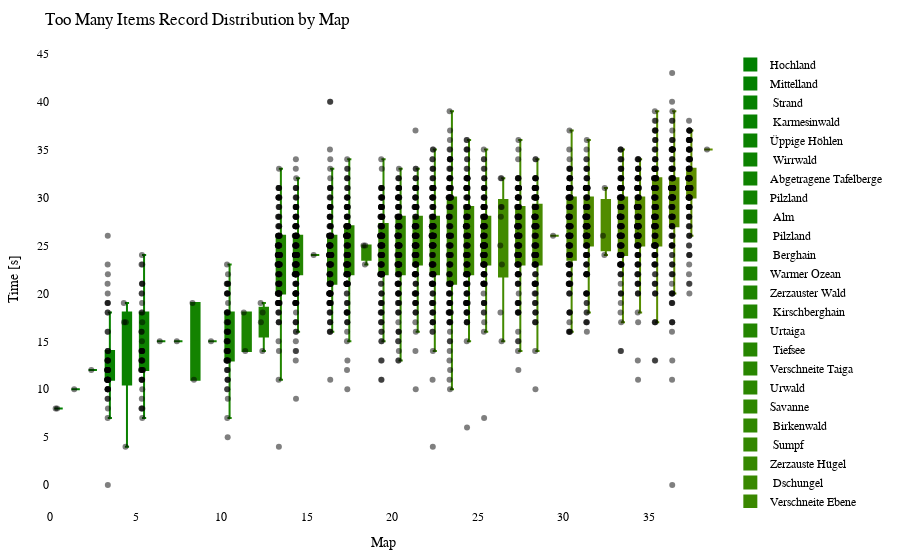

The notebook cell this image was saved under:
### Code cell
import plotly.graph_objects as go
import plotly.io as pio

df = getRecordsDataframe(minigame="Sammelwahn")

# sort df columns by mean value 
df = df.reindex(df.mean().sort_values().index, axis=1)

# drop sum column
df = df.drop(columns=["Sum"])

# remove "Punkte" from all columns
df.columns = df.columns.str.replace('Punkte', '')

cmap = LinearSegmentedColormap.from_list("green_orange", ["green", "orange"])
colors = [to_hex(cmap(i / (num_columns - 1))) for i in range(num_columns)]

# Calculate the offset for centering the data points
num_columns = len(df.columns)
offset = 0.5

# Create a Swarm plot using Plotly
fig = go.Figure()

for i, (column, color) in enumerate(zip(df.columns, colors)):
    x_values = [i + offset] * len(df[column])  # Adjust x-values with offset for horizontal centering
    fig.add_trace(go.Box(x=x_values,
                         y=df[column],
                         name=column,
                         boxpoints='all',
                         pointpos=-0.5,  # Adjust point position to prevent overlapping
                         marker=dict(color='rgba(0,0,0,0.5)', size=6),  # Adjust marker color and size
                         line=dict(color=color),
                         fillcolor=color,
                         hovertext=df_to_html.index,
                         hoverinfo='name+text+y',
                         showlegend=True))

fig.update_layout(title="Too Many Items Record Distribution by Map",
                  xaxis=dict(title="Map"),
                  yaxis=dict(title="Time [s]"),
                  showlegend=True,
                  font=dict(family="Arial", size=12, color="black"),  # Customize font
                  plot_bgcolor="white",  # Set background color
                  margin=dict(l=50, r=50, t=50, b=50),  # Adjust margins for better layout
                  )

pio.show(fig)

pio.write_html(fig, "out/sammel_swarm_plot.html")

### Figure 1 — Plotly figure (JSON) as saved in the notebook; plotly's stock layout.template omitted (floating-point values rounded to 4 significant figures; data arrays with more than 128 entries replaced by an {"elided": "..."} marker saying what was removed)
{"data": [{"boxpoints": "all", "fillcolor": "#008000", "hoverinfo": "name+text+y", "hovertext": {"elided": "155 str values"}, "line": {"color": "#008000"}, "marker": {"color": "rgba(0,0,0,0.5)", "size": 6}, "name": "Hochland", "pointpos": -0.5, "showlegend": true, "type": "box", "x": {"elided": "155 float values"}, "y": {"elided": "155 int values"}}, {"boxpoints": "all", "fillcolor": "#028000", "hoverinfo": "name+text+y", "hovertext": {"elided": "155 str values"}, "line": {"color": "#028000"}, "marker": {"color": "rgba(0,0,0,0.5)", "size": 6}, "name": "Mittelland", "pointpos": -0.5, "showlegend": true, "type": "box", "x": {"elided": "155 float values"}, "y": {"elided": "155 int values"}}, {"boxpoints": "all", "fillcolor": "#058100", "hoverinfo": "name+text+y", "hovertext": {"elided": "155 str values"}, "line": {"color": "#058100"}, "marker": {"color": "rgba(0,0,0,0.5)", "size": 6}, "name": " Strand", "pointpos": -0.5, "showlegend": true, "type": "box", "x": {"elided": "155 float values"}, "y": {"elided": "155 int values"}}, {"boxpoints": "all", "fillcolor": "#078100", "hoverinfo": "name+text+y", "hovertext": {"elided": "155 str values"}, "line": {"color": "#078100"}, "marker": {"color": "rgba(0,0,0,0.5)", "size": 6}, "name": " Karmesinwald", "pointpos": -0.5, "showlegend": true, "type": "box", "x": {"elided": "155 float values"}, "y": {"elided": "155 int values"}}, {"boxpoints": "all", "fillcolor": "#0a8100", "hoverinfo": "name+text+y", "hovertext": {"elided": "155 str values"}, "line": {"color": "#0a8100"}, "marker": {"color": "rgba(0,0,0,0.5)", "size": 6}, "name": "Üppige Höhlen", "pointpos": -0.5, "showlegend": true, "type": "box", "x": {"elided": "155 float values"}, "y": {"elided": "155 int values"}}, {"boxpoints": "all", "fillcolor": "#0c8200", "hoverinfo": "name+text+y", "hovertext": {"elided": "155 str values"}, "line": {"color": "#0c8200"}, "marker": {"color": "rgba(0,0,0,0.5)", "size": 6}, "name": " Wirrwald", "pointpos": -0.5, "showlegend": true, "type": "box", "x": {"elided": "155 float values"}, "y": {"elided": "155 int values"}}, {"boxpoints": "all", "fillcolor": "#0f8200", "hoverinfo": "name+text+y", "hovertext": {"elided": "155 str values"}, "line": {"color": "#0f8200"}, "marker": {"color": "rgba(0,0,0,0.5)", "size": 6}, "name": "Abgetragene Tafelberge", "pointpos": -0.5, "showlegend": true, "type": "box", "x": {"elided": "155 float values"}, "y": {"elided": "155 int values"}}, {"boxpoints": "all", "fillcolor": "#118200", "hoverinfo": "name+text+y", "hovertext": {"elided": "155 str values"}, "line": {"color": "#118200"}, "marker": {"color": "rgba(0,0,0,0.5)", "size": 6}, "name": "Pilzland", "pointpos": -0.5, "showlegend": true, "type": "box", "x": {"elided": "155 float values"}, "y": {"elided": "155 int values"}}, {"boxpoints": "all", "fillcolor": "#148300", "hoverinfo": "name+text+y", "hovertext": {"elided": "155 str values"}, "line": {"color": "#148300"}, "marker": {"color": "rgba(0,0,0,0.5)", "size": 6}, "name": " Alm", "pointpos": -0.5, "showlegend": true, "type": "box", "x": {"elided": "155 float values"}, "y": {"elided": "155 int values"}}, {"boxpoints": "all", "fillcolor": "#178300", "hoverinfo": "name+text+y", "hovertext": {"elided": "155 str values"}, "line": {"color": "#178300"}, "marker": {"color": "rgba(0,0,0,0.5)", "size": 6}, "name": " Pilzland", "pointpos": -0.5, "showlegend": true, "type": "box", "x": {"elided": "155 float values"}, "y": {"elided": "155 int values"}}, {"boxpoints": "all", "fillcolor": "#198400", "hoverinfo": "name+text+y", "hovertext": {"elided": "155 str values"}, "line": {"color": "#198400"}, "marker": {"color": "rgba(0,0,0,0.5)", "size": 6}, "name": " Berghain", "pointpos": -0.5, "showlegend": true, "type": "box", "x": {"elided": "155 float values"}, "y": {"elided": "155 int values"}}, {"boxpoints": "all", "fillcolor": "#1c8400", "hoverinfo": "name+text+y", "hovertext": {"elided": "155 str values"}, "line": {"color": "#1c8400"}, "marker": {"color": "rgba(0,0,0,0.5)", "size": 6}, "name": "Warmer Ozean", "pointpos": -0.5, "showlegend": true, "type": "box", "x": {"elided": "155 float values"}, "y": {"elided": "155 int values"}}, {"boxpoints": "all", "fillcolor": "#1e8400", "hoverinfo": "name+text+y", "hovertext": {"elided": "155 str values"}, "line": {"color": "#1e8400"}, "marker": {"color": "rgba(0,0,0,0.5)", "size": 6}, "name": "Zerzauster Wald", "pointpos": -0.5, "showlegend": true, "type": "box", "x": {"elided": "155 float values"}, "y": {"elided": "155 int values"}}, {"boxpoints": "all", "fillcolor": "#218500", "hoverinfo": "name+text+y", "hovertext": {"elided": "155 str values"}, "line": {"color": "#218500"}, "marker": {"color": "rgba(0,0,0,0.5)", "size": 6}, "name": " Kirschberghain", "pointpos": -0.5, "showlegend": true, "type": "box", "x": {"elided": "155 float values"}, "y": {"elided": "155 int values"}}, {"boxpoints": "all", "fillcolor": "#238500", "hoverinfo": "name+text+y", "hovertext": {"elided": "155 str values"}, "line": {"color": "#238500"}, "marker": {"color": "rgba(0,0,0,0.5)", "size": 6}, "name": "Urtaiga", "pointpos": -0.5, "showlegend": true, "type": "box", "x": {"elided": "155 float values"}, "y": {"elided": "155 int values"}}, {"boxpoints": "all", "fillcolor": "#268600", "hoverinfo": "name+text+y", "hovertext": {"elided": "155 str values"}, "line": {"color": "#268600"}, "marker": {"color": "rgba(0,0,0,0.5)", "size": 6}, "name": " Tiefsee", "pointpos": -0.5, "showlegend": true, "type": "box", "x": {"elided": "155 float values"}, "y": {"elided": "155 int values"}}, {"boxpoints": "all", "fillcolor": "#288600", "hoverinfo": "name+text+y", "hovertext": {"elided": "155 str values"}, "line": {"color": "#288600"}, "marker": {"color": "rgba(0,0,0,0.5)", "size": 6}, "name": "Verschneite Taiga", "pointpos": -0.5, "showlegend": true, "type": "box", "x": {"elided": "155 float values"}, "y": {"elided": "155 int values"}}, {"boxpoints": "all", "fillcolor": "#2b8600", "hoverinfo": "name+text+y", "hovertext": {"elided": "155 str values"}, "line": {"color": "#2b8600"}, "marker": {"color": "rgba(0,0,0,0.5)", "size": 6}, "name": "Urwald", "pointpos": -0.5, "showlegend": true, "type": "box", "x": {"elided": "155 float values"}, "y": {"elided": "155 int values"}}, {"boxpoints": "all", "fillcolor": "#2e8700", "hoverinfo": "name+text+y", "hovertext": {"elided": "155 str values"}, "line": {"color": "#2e8700"}, "marker": {"color": "rgba(0,0,0,0.5)", "size": 6}, "name": "Savanne", "pointpos": -0.5, "showlegend": true, "type": "box", "x": {"elided": "155 float values"}, "y": {"elided": "155 int values"}}, {"boxpoints": "all", "fillcolor": "#308700", "hoverinfo": "name+text+y", "hovertext": {"elided": "155 str values"}, "line": {"color": "#308700"}, "marker": {"color": "rgba(0,0,0,0.5)", "size": 6}, "name": " Birkenwald", "pointpos": -0.5, "showlegend": true, "type": "box", "x": {"elided": "155 float values"}, "y": {"elided": "155 int values"}}, {"boxpoints": "all", "fillcolor": "#338700", "hoverinfo": "name+text+y", "hovertext": {"elided": "155 str values"}, "line": {"color": "#338700"}, "marker": {"color": "rgba(0,0,0,0.5)", "size": 6}, "name": " Sumpf", "pointpos": -0.5, "showlegend": true, "type": "box", "x": {"elided": "155 float values"}, "y": {"elided": "155 int values"}}, {"boxpoints": "all", "fillcolor": "#358800", "hoverinfo": "name+text+y", "hovertext": {"elided": "155 str values"}, "line": {"color": "#358800"}, "marker": {"color": "rgba(0,0,0,0.5)", "size": 6}, "name": "Zerzauste Hügel", "pointpos": -0.5, "showlegend": true, "type": "box", "x": {"elided": "155 float values"}, "y": {"elided": "155 int values"}}, {"boxpoints": "all", "fillcolor": "#388800", "hoverinfo": "name+text+y", "hovertext": {"elided": "155 str values"}, "line": {"color": "#388800"}, "marker": {"color": "rgba(0,0,0,0.5)", "size": 6}, "name": " Dschungel", "pointpos": -0.5, "showlegend": true, "type": "box", "x": {"elided": "155 float values"}, "y": {"elided": "155 int values"}}, {"boxpoints": "all", "fillcolor": "#3a8800", "hoverinfo": "name+text+y", "hovertext": {"elided": "155 str values"}, "line": {"color": "#3a8800"}, "marker": {"color": "rgba(0,0,0,0.5)", "size": 6}, "name": "Verschneite Ebene", "pointpos": -0.5, "showlegend": true, "type": "box", "x": {"elided": "155 float values"}, "y": {"elided": "155 int values"}}, {"boxpoints": "all", "fillcolor": "#3d8900", "hoverinfo": "name+text+y", "hovertext": {"elided": "155 str values"}, "line": {"color": "#3d8900"}, "marker": {"color": "rgba(0,0,0,0.5)", "size": 6}, "name": " Taiga", "pointpos": -0.5, "showlegend": true, "type": "box", "x": {"elided": "155 float values"}, "y": {"elided": "155 int values"}}, {"boxpoints": "all", "fillcolor": "#408900", "hoverinfo": "name+text+y", "hovertext": {"elided": "155 str values"}, "line": {"color": "#408900"}, "marker": {"color": "rgba(0,0,0,0.5)", "size": 6}, "name": " Bambusdschungel", "pointpos": -0.5, "showlegend": true, "type": "box", "x": {"elided": "155 float values"}, "y": {"elided": "155 int values"}}, {"boxpoints": "all", "fillcolor": "#428a00", "hoverinfo": "name+text+y", "hovertext": {"elided": "155 str values"}, "line": {"color": "#428a00"}, "marker": {"color": "rgba(0,0,0,0.5)", "size": 6}, "name": "Blumenwald", "pointpos": -0.5, "showlegend": true, "type": "box", "x": {"elided": "155 float values"}, "y": {"elided": "155 int values"}}, {"boxpoints": "all", "fillcolor": "#458a00", "hoverinfo": "name+text+y", "hovertext": {"elided": "155 str values"}, "line": {"color": "#458a00"}, "marker": {"color": "rgba(0,0,0,0.5)", "size": 6}, "name": " Wald", "pointpos": -0.5, "showlegend": true, "type": "box", "x": {"elided": "155 float values"}, "y": {"elided": "155 int values"}}, {"boxpoints": "all", "fillcolor": "#478a00", "hoverinfo": "name+text+y", "hovertext": {"elided": "155 str values"}, "line": {"color": "#478a00"}, "marker": {"color": "rgba(0,0,0,0.5)", "size": 6}, "name": "Zerzauste Savanne", "pointpos": -0.5, "showlegend": true, "type": "box", "x": {"elided": "155 float values"}, "y": {"elided": "155 int values"}}, {"boxpoints": "all", "fillcolor": "#4a8b00", "hoverinfo": "name+text+y", "hovertext": {"elided": "155 str values"}, "line": {"color": "#4a8b00"}, "marker": {"color": "rgba(0,0,0,0.5)", "size": 6}, "name": "Savannenhochebene", "pointpos": -0.5, "showlegend": true, "type": "box", "x": {"elided": "155 float values"}, "y": {"elided": "155 int values"}}, {"boxpoints": "all", "fillcolor": "#4c8b00", "hoverinfo": "name+text+y", "hovertext": {"elided": "155 str values"}, "line": {"color": "#4c8b00"}, "marker": {"color": "rgba(0,0,0,0.5)", "size": 6}, "name": " Savannenhochebene", "pointpos": -0.5, "showlegend": true, "type": "box", "x": {"elided": "155 float values"}, "y": {"elided": "155 int values"}}, {"boxpoints": "all", "fillcolor": "#4f8b00", "hoverinfo": "name+text+y", "hovertext": {"elided": "155 str values"}, "line": {"color": "#4f8b00"}, "marker": {"color": "rgba(0,0,0,0.5)", "size": 6}, "name": "Dichter Wald", "pointpos": -0.5, "showlegend": true, "type": "box", "x": {"elided": "155 float values"}, "y": {"elided": "155 int values"}}, {"boxpoints": "all", "fillcolor": "#518c00", "hoverinfo": "name+text+y", "hovertext": {"elided": "155 str values"}, "line": {"color": "#518c00"}, "marker": {"color": "rgba(0,0,0,0.5)", "size": 6}, "name": " Sonnenblumenebene", "pointpos": -0.5, "showlegend": true, "type": "box", "x": {"elided": "155 float values"}, "y": {"elided": "155 int values"}}, {"boxpoints": "all", "fillcolor": "#548c00", "hoverinfo": "name+text+y", "hovertext": {"elided": "155 str values"}, "line": {"color": "#548c00"}, "marker": {"color": "rgba(0,0,0,0.5)", "size": 6}, "name": "Lichter Dschungel", "pointpos": -0.5, "showlegend": true, "type": "box", "x": {"elided": "155 float values"}, "y": {"elided": "155 int values"}}, {"boxpoints": "all", "fillcolor": "#578d00", "hoverinfo": "name+text+y", "hovertext": {"elided": "155 str values"}, "line": {"color": "#578d00"}, "marker": {"color": "rgba(0,0,0,0.5)", "size": 6}, "name": "Sonnenblumenebene", "pointpos": -0.5, "showlegend": true, "type": "box", "x": {"elided": "155 float values"}, "y": {"elided": "155 int values"}}, {"boxpoints": "all", "fillcolor": "#598d00", "hoverinfo": "name+text+y", "hovertext": {"elided": "155 str values"}, "line": {"color": "#598d00"}, "marker": {"color": "rgba(0,0,0,0.5)", "size": 6}, "name": " Ebene", "pointpos": -0.5, "showlegend": true, "type": "box", "x": {"elided": "155 float values"}, "y": {"elided": "155 int values"}}, {"boxpoints": "all", "fillcolor": "#5c8d00", "hoverinfo": "name+text+y", "hovertext": {"elided": "155 str values"}, "line": {"color": "#5c8d00"}, "marker": {"color": "rgba(0,0,0,0.5)", "size": 6}, "name": " Savanne", "pointpos": -0.5, "showlegend": true, "type": "box", "x": {"elided": "155 float values"}, "y": {"elided": "155 int values"}}, {"boxpoints": "all", "fillcolor": "#5e8e00", "hoverinfo": "name+text+y", "hovertext": {"elided": "155 str values"}, "line": {"color": "#5e8e00"}, "marker": {"color": "rgba(0,0,0,0.5)", "size": 6}, "name": " Blumenwald", "pointpos": -0.5, "showlegend": true, "type": "box", "x": {"elided": "155 float values"}, "y": {"elided": "155 int values"}}, {"boxpoints": "all", "fillcolor": "#618e00", "hoverinfo": "name+text+y", "hovertext": {"elided": "155 str values"}, "line": {"color": "#618e00"}, "marker": {"color": "rgba(0,0,0,0.5)", "size": 6}, "name": " Tropfsteinhöhlen", "pointpos": -0.5, "showlegend": true, "type": "box", "x": {"elided": "155 float values"}, "y": {"elided": "155 int values"}}], "layout": {"font": {"color": "black", "family": "Arial", "size": 12}, "margin": {"b": 50, "l": 50, "r": 50, "t": 50}, "plot_bgcolor": "white", "showlegend": true, "title": {"text": "Too Many Items Record Distribution by Map"}, "xaxis": {"title": {"text": "Map"}}, "yaxis": {"title": {"text": "Time [s]"}}}}
